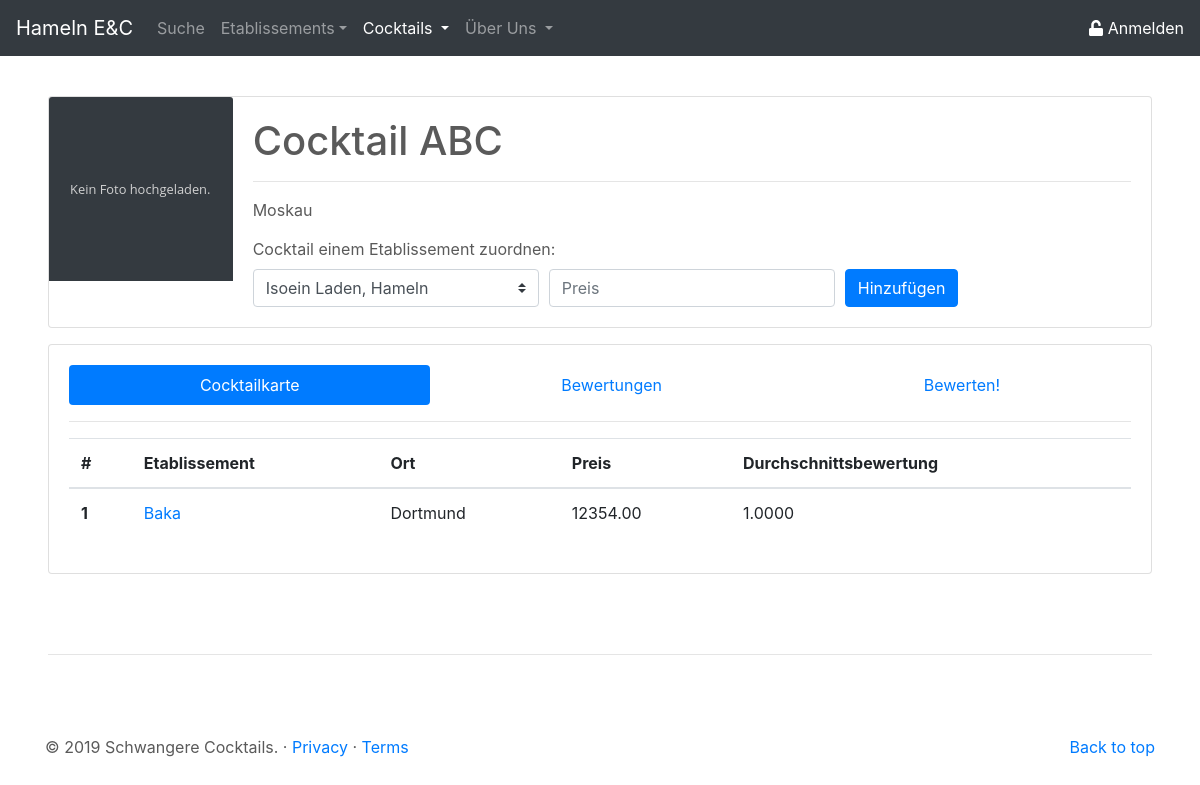
/site/cocktail_details.php?cock_id=3, run on an earlier commit of the app's database.
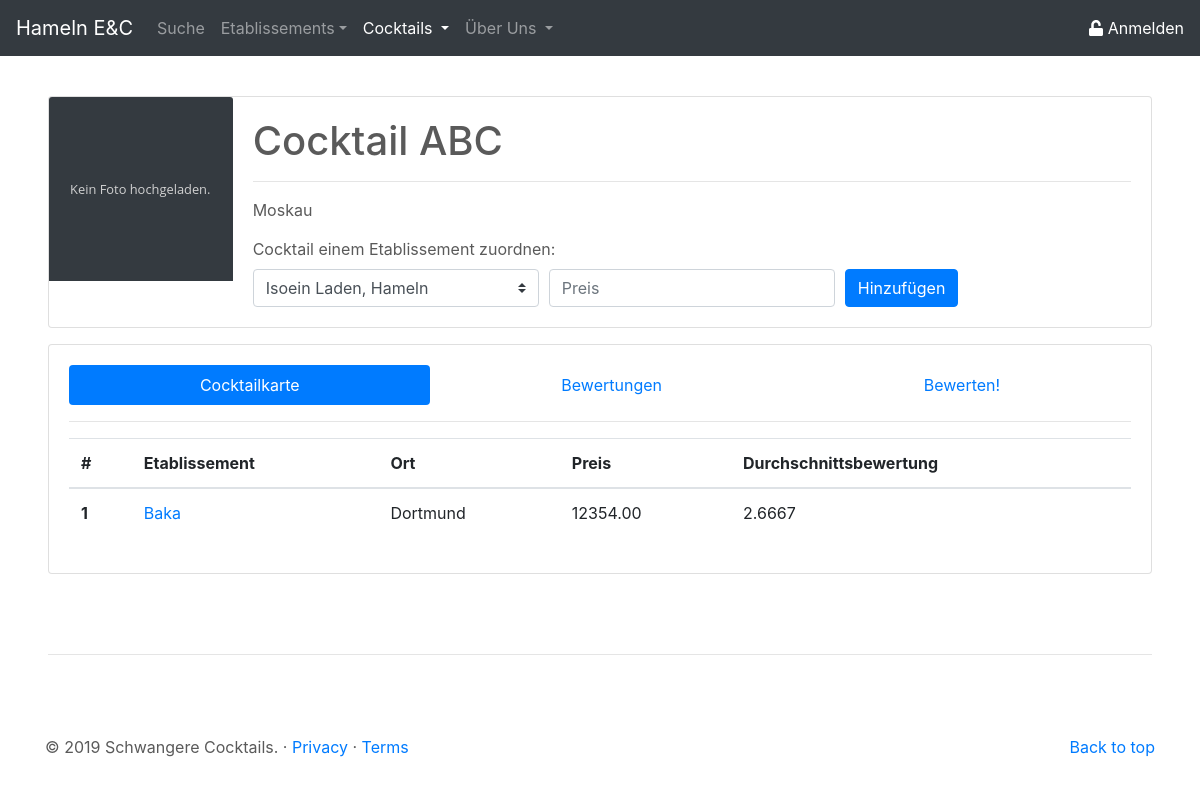
And on a later commit of the database.
### tables this page shows
CREATE TABLE `cock` (
  `id` int(11) NOT NULL,
  `name` varchar(50) NOT NULL,
  `beschreibung` text NOT NULL,
  `img` longblob NOT NULL
);

CREATE TABLE `etab` (
  `id` int(11) NOT NULL,
  `name` varchar(50) NOT NULL,
  `ort` varchar(50) NOT NULL,
  `anschrift` varchar(50) NOT NULL,
  `verifiziert` tinyint(1) NOT NULL DEFAULT '0',
  `img` longblob NOT NULL
);

### php/sessioncheck.php (called while the page is built, shortened)
<?php
if (isset($_SESSION['userid'])) {
    $angemeldet = true;
} else {
    $angemeldet = false;
}

### site/cocktail_details.php (the view, shortened to what this page needs)
<?php
include('../php/sessioncheck.php');
$activeHead = "cocktail";
$pdo = new PDO('mysql:host=localhost;dbname=dbprog', 'root', '');
$statement = $pdo->prepare(
					"SELECT
						c.id as id,
						c.name as name,
						c.beschreibung as beschreibung,
						c.img as img
					FROM cock c
					WHERE c.id = :cock_id"
);
$result = $statement->execute(array('cock_id' => $_GET['cock_id']));
$cockFetch = $statement->fetch();
$statement = $pdo->prepare("
					SELECT
						e.id as id,
						e.name as name,
						e.ort as ort,
						ce.preis as preis,
						AVG(bc.wert) as wert
					FROM cock_etab ce
						JOIN etab e ON
							e.id = ce.etab_id
						LEFT JOIN bew_cock bc ON
							ce.cock_id = bc.cock_id AND
							e.id = bc.etab_id
					WHERE ce.cock_id = :cock_id
					GROUP BY
						e.id,
						e.name,
						e.ort,
						ce.preis,
						ce.cock_id");
$result = $statement->execute(array('cock_id' => $_GET['cock_id']));
$etabFetch = $statement->fetchAll();
$statementEtabs = $pdo->prepare("SELECT id,
												name,
												ort
										FROM etab");
$etabResult = $statementEtabs->execute();
$allEtabsPos = $statementEtabs->fetchAll();
$statement = $pdo->prepare("SELECT etab_id FROM cock_etab WHERE cock_id =:cockid");
$notPossibleEtaIds = $statement->fetchAll();
?>
<!doctype html>
<html lang="de">
<head>
	<link rel="stylesheet" href="https://stackpath.bootstrapcdn.com/bootstrap/4.3.1/css/bootstrap.min.css">
	<link href="../css/csstoolbox.css" rel="stylesheet">
</head>
<body>
	<header>
		<?php
		include('../php/buildHeader.php');
		?>
	</header>
	<main role="main">
		<div class="mt-5 ml-5 mr-5">
			<div class="card mb-3" width="100%" style="max-height: 360px;">
				<div class="row no-gutters">
					<div class="col-md-2">
						<?php
						if ($cockFetch["img"] == null)
							echo '<img src="../res/placeholder_no_image.svg" class="card-img-top">';
						else
							echo '<img src="../php/get_img.php?cock_id=' . $cockFetch["id"] . '" class="card-img-top">';
						?>
					</div>
					<div class="col-md-10">
						<div class="card-body d-flex flex-column" style="height: 230px;">
							<div>
								<h1 class="card-title"> <?php echo $cockFetch["name"]; ?> </h1>
								<hr>
							</div>
							<div>
								<p class="card-text"> <?php echo $cockFetch["beschreibung"]; ?> </p>
							</div>
							<div class="mt-auto">
								<?php echo '
								<form action="?cock_id=' . $_GET['cock_id'] . '&etab_zugeordnet=1" method="POST">
								<label for="etab_zugeordnet">Cocktail einem Etablissement zuordnen:</label>
									<div class="form-row">
										<div class="col-4">
										<select class="custom-select" name="dasZugeordnete" id="etab_zugeordnet">';
								for ($i = 0; $i < count($allEtabsPos); $i++) {
									$isValid = true;
									for ($j = 0; $j < count($notPossibleEtaIds); $j++) {
										if ($allEtabsPos[$i][0] == $notPossibleEtaIds[$j][0]) {
											$isValid = false;
										}
									}
									if ($isValid == true) {
										echo '<option value="' . $allEtabsPos[$i][0] . '">' . $allEtabsPos[$i][1] . ', ' . $allEtabsPos[$i][2] . '</option>';
									}
								}
								echo '
										</select>
										</div>
										<div class="col-4">
										<input type="text" maxlength="10" class="form-control" name="preis_cock" id="preis_cock" placeholder="Preis" required>
										</div>
										<div class="col-auto">
											<button type="submit" class="btn btn-primary">Hinzuf&uuml;gen</button>
										</div>
									</div>
								</form>'; ?>
							</div>
						</div>
					</div>
				</div>
			</div>
			<div class="card card-body">
				<ul class="nav nav-pills flex-column flex-sm-row" id="cockDetail-tab" role="tablist">
					<li class="flex-sm-fill text-sm-center nav-item">
						<a class="nav-link active" id="cocktailKarte-tab" data-toggle="pill" href="#cocktailKarte" role="tab" aria-controls="cocktailKarte" aria-selected="true">Cocktailkarte</a>
					</li>
					<li class="flex-sm-fill text-sm-center nav-item">
						<a class="nav-link" id="bewertungen-tab" data-toggle="pill" href="#bewertungen" role="tab" aria-controls="bewertungen" aria-selected="false">Bewertungen</a>
					</li>
					<li class="flex-sm-fill text-sm-center nav-item">
						<a class="nav-link" id="bewerten-tab" data-toggle="pill" href="#bewerten" role="tab" aria-controls="bewerten" aria-selected="false">Bewerten!</a>
					</li>
				</ul>
				<hr>
				<div class="tab-content" id="cockDetail-tabContent">
					<div class="tab-pane fade show active" id="cocktailKarte" role="tabpanel" aria-labelledby="cocktailKarte-tab">
						<?php echo '
						<table class="table">
							<thead>
								<tr>
									<th scope="col">#</th>
									<th scope="col">Etablissement</th>
									<th scope="col">Ort</th>
									<th scope="col">Preis</th>
									<th scope="col">Durchschnittsbewertung</th>
								</tr>
							</thead>
							<tbody>';
						for ($i = 0; $i < count($etabFetch); $i++) {
							echo '<tr>';
							echo '<th scope="row">' . ($i + 1) . '</th>';
							echo '<td>  <a class="" href="etablissement_details.php?etab_id= ' . $etabFetch[$i]["id"] . '">' . $etabFetch[$i]["name"] . '</a></td>';
							echo '<td>' . $etabFetch[$i]["ort"] . '</td>';
							echo '<td>' . $etabFetch[$i]["preis"] . '</td>';
							echo '<td>' . $etabFetch[$i]["wert"] . '</td>';
							echo '</tr>';
						}
						echo '
							</tbody>
						</table>';
						?>
					</div>
				</div>
			</div>
		</div>
	</main>
	<hr class="ct-hr-divider ml-5 mr-5">
	<footer role="footer" class="container">
		<?php
		include('../php/buildFooter.php');
		?>
	</footer>
</body>
</html>

### php/buildHeader.php (shortened to what this page needs)
<?php
$searchActive = "";
$cocktailActive = "";
$etablissementActive = "";
$uberUnsActive = "";
if ($activeHead == "search") {
    $searchActive = "active";
} elseif ($activeHead == "etablissement") {
    $etablissementActive = "active";
} elseif ($activeHead == "cocktail") {
    $cocktailActive = "active";
} elseif ($activeHead == "uberUns") {
    $uberUnsActive = "active";
}
echo '
    <nav class="navbar navbar-expand-md navbar-dark fixed-top bg-dark">
        <a class="navbar-brand" href="../site/">Hameln E&C</a>
        <div class="collapse navbar-collapse" id="navbarCollapse">
            <ul class="navbar-nav mr-auto">
                <li class="nav-item ' . $searchActive . '">
                    <a class="nav-link" href="../site/search.php">Suche</a>
                </li>
                <li class="nav-item dropdown  ' . $etablissementActive . '">
                    <a class="nav-link dropdown-toggle" href="" id="etablissementDropdown" role="button" data-toggle="dropdown" aria-haspopup="true" aria-expanded="false">Etablissements</a>
                </li>
                <li class="nav-item dropdown ' . $cocktailActive . '">
                    <a class="nav-link dropdown-toggle" href="" id="cocktailDropdown" role="button" data-toggle="dropdown" aria-haspopup="true" aria-expanded="false">Cocktails
                    </a>
                </li>
				<li class="nav-item dropdown ' . $uberUnsActive . '">
				<a class="nav-link dropdown-toggle" href="" id="uberUnsDropdown" role="button" data-toggle="dropdown" aria-haspopup="true" aria-expanded="false">Über Uns
                    </a>
				</li>
            </ul>';
if ($angemeldet and !isset($signout)) {
    echo '<a href="../site/profil_main.php" class="profil-nav mr-3"><i class="far fa-user"></i> Profil</a>';
    echo '<a href="../site/signout.php" class="profil-nav"><i class="fas fa-lock"></i> Abmelden</a>';
} else {
    echo '<a href="../site/signin.php" class="profil-nav"><i class="fas fa-unlock"></i> Anmelden</a>';
}
echo '
        </div>
    </nav>';

### php/buildFooter.php
<?php
echo '
    <p class="float-right"><a href="#">Back to top</a></p>
    <p>&copy; 2019 Schwangere Cocktails. &middot; <a href="#">Privacy</a> &middot; <a href="#">Terms</a></p>';

### css/csstoolbox.css (style rules this page uses)
a.profil-nav:link { color: #FFFFFF; }
body { padding-top: 3rem; padding-bottom: 3rem; margin: auto; color: #5a5a5a; }
.ct-hr-divider { margin: 5rem; }

What changed in the data, as far as the page shows it:
changed etab "Baka": wert "1.0000" → "2.6667"
